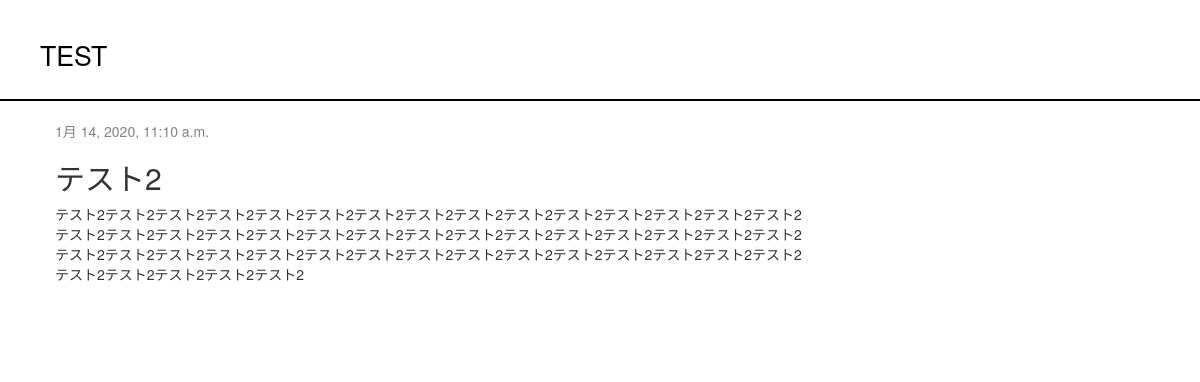
The app's page /post/2/ with its own data.
### blog/models.py (models this page shows, shortened)
class Post(models.Model):
    author = models.ForeignKey(settings.AUTH_USER_MODEL, on_delete=models.CASCADE)
    title = models.CharField('タイトル',max_length=200)
    text = models.TextField('本文')
    created_date = models.DateTimeField(default=timezone.now)
    published_date = models.DateTimeField(blank=False, null=True)
    tags = TaggableManager('タグ',blank=False)

### blog/views.py (the view)
# urls.py: path('post/<int:pk>/', views.post_detail, name='post_detail'),
def post_detail(request, pk):
    post = get_object_or_404(Post, pk=pk)
    return render(request, 'blog/post_detail.html', {'post': post})

### blog/templates/blog/post_detail.html (shortened to what this page needs)
{% extends 'blog/base.html' %}
{% block content %}
    <div class="post">
        {% if post.published_date %}
            <div class="date">
                {{ post.published_date }}
            </div>
        {% endif %}
        <h2>{{ post.title }}</h2>
        <p>{{ post.text|linebreaksbr }}</p>
    </div>
{% endblock %}

### blog/static/css/blog.css (style rules this page uses)
.date { color: #828282; }
.post { margin-bottom: 70px; }

### records on screen
Post: published_date "1月 14, 2020, 11:10 a.m.", title "テスト2", text "テスト2テスト2テスト2テスト2テスト2テスト2テスト2テスト2テスト2テスト2テスト2テスト2テスト2テスト2テスト2テスト2テスト2テスト2テスト2テスト2テスト2テスト2テスト2テスト2テスト2テスト2テスト2テスト2テスト2テスト2テスト2テスト2テスト2テスト2テスト2テスト2テスト2テスト2テスト2テスト2テスト2テスト2テスト2テスト2テスト2テスト2テスト2テスト2テスト2テスト2"
